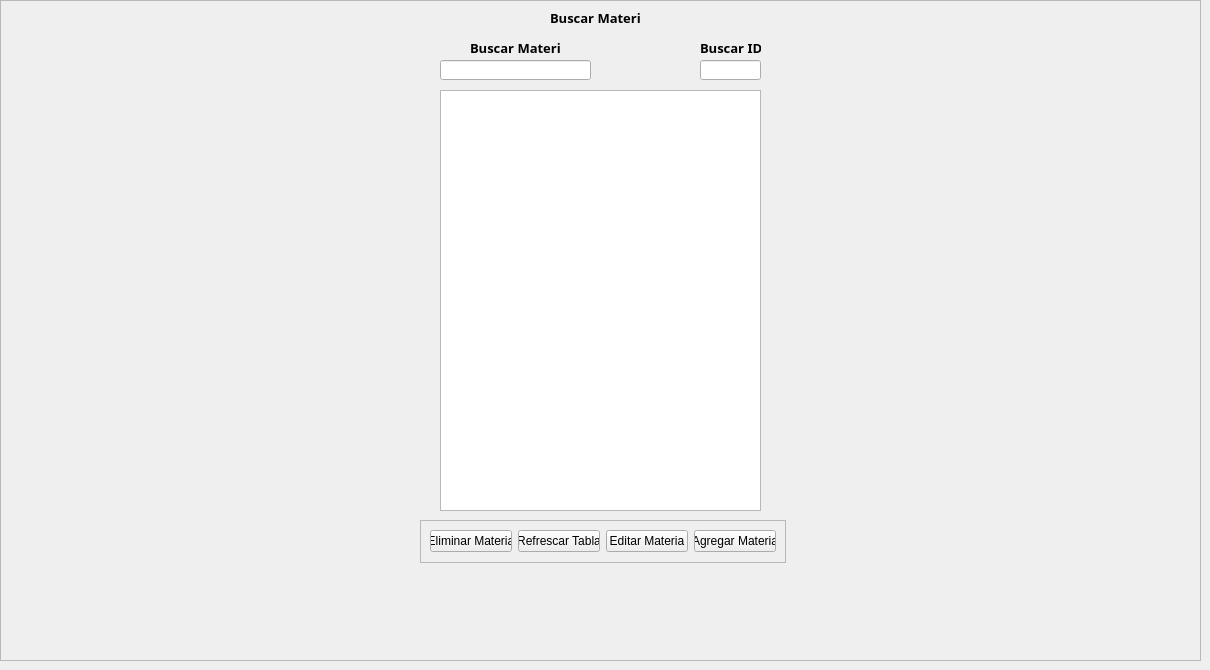
    <widget class="QWidget" name="Materias">
     <attribute name="title">
      <string>Materias</string>
     </attribute>
     <widget class="QFrame" name="frame_subject">
      <property name="geometry">
       <rect>
        <x>0</x>
        <y>0</y>
        <width>1201</width>
        <height>661</height>
       </rect>
      </property>
      <property name="frameShape">
       <enum>QFrame::StyledPanel</enum>
      </property>
      <property name="frameShadow">
       <enum>QFrame::Raised</enum>
      </property>
      <widget class="QTableWidget" name="tablew_subject_show">
       <property name="geometry">
        <rect>
         <x>440</x>
         <y>90</y>
         <width>321</width>
         <height>421</height>
        </rect>
       </property>
       <property name="layoutDirection">
        <enum>Qt::LeftToRight</enum>
       </property>
       <property name="autoFillBackground">
        <bool>false</bool>
       </property>
       <property name="showGrid">
        <bool>true</bool>
       </property>
       <property name="gridStyle">
        <enum>Qt::NoPen</enum>
       </property>
       <property name="sortingEnabled">
        <bool>false</bool>
       </property>
       <property name="wordWrap">
        <bool>true</bool>
       </property>
       <property name="cornerButtonEnabled">
        <bool>true</bool>
       </property>
       <attribute name="horizontalHeaderVisible">
        <bool>false</bool>
       </attribute>
       <attribute name="horizontalHeaderCascadingSectionResizes">
        <bool>false</bool>
       </attribute>
       <attribute name="horizontalHeaderHighlightSections">
        <bool>true</bool>
       </attribute>
       <attribute name="verticalHeaderVisible">
        <bool>false</bool>
       </attribute>
       <attribute name="verticalHeaderHighlightSections">
        <bool>true</bool>
       </attribute>
       <column>
        <property name="text">
         <string>ID Materia</string>
        </property>
       </column>
       <column>
        <property name="text">
         <string>Materia</string>
        </property>
        <property name="textAlignment">
         <set>AlignLeading|AlignVCenter</set>
        </property>
       </column>
      </widget>
      <widget class="QLabel" name="label_subject_search">
       <property name="geometry">
        <rect>
         <x>550</x>
         <y>10</y>
         <width>91</width>
         <height>16</height>
        </rect>
       </property>
       <property name="font">
        <font>
         <family>Microsoft JhengHei</family>
         <pointsize>10</pointsize>
         <weight>75</weight>
         <bold>true</bold>
        </font>
       </property>
       <property name="text">
        <string>Buscar Materia</string>
       </property>
      </widget>
      <widget class="QLineEdit" name="lineedit_search_subject_id">
       <property name="geometry">
        <rect>
         <x>700</x>
         <y>60</y>
         <width>61</width>
         <height>20</height>
        </rect>
       </property>
       <property name="text">
        <string/>
       </property>
       <property name="frame">
        <bool>true</bool>
       </property>
       <property name="echoMode">
        <enum>QLineEdit::Normal</enum>
       </property>
       <property name="clearButtonEnabled">
        <bool>false</bool>
       </property>
      </widget>
      <widget class="QFrame" name="frame_buttons_subjects">
       <property name="geometry">
        <rect>
         <x>420</x>
         <y>520</y>
         <width>366</width>
         <height>43</height>
        </rect>
       </property>
       <property name="frameShape">
        <enum>QFrame::StyledPanel</enum>
       </property>
       <property name="frameShadow">
        <enum>QFrame::Raised</enum>
       </property>
       <layout class="QHBoxLayout" name="horizontalLayout">
        <item>
         <widget class="QPushButton" name="button_delete_subject">
          <property name="text">
           <string>Eliminar Materia</string>
          </property>
         </widget>
        </item>
        <item>
         <widget class="QPushButton" name="button_refresh_subjects_list">
          <property name="text">
           <string>Refrescar Tabla</string>
          </property>
         </widget>
        </item>
        <item>
         <widget class="QPushButton" name="button_edit_subject">
          <property name="text">
           <string>Editar Materia</string>
          </property>
         </widget>
        </item>
        <item>
         <widget class="QPushButton" name="button_add_subject">
          <property name="text">
           <string>Agregar Materia</string>
          </property>
         </widget>
        </item>
       </layout>
      </widget>
      <widget class="QLineEdit" name="lineedit_search_subject_name">
       <property name="geometry">
        <rect>
         <x>440</x>
         <y>60</y>
         <width>151</width>
         <height>20</height>
        </rect>
       </property>
       <property name="text">
        <string/>
       </property>
       <property name="frame">
        <bool>true</bool>
       </property>
       <property name="echoMode">
        <enum>QLineEdit::Normal</enum>
       </property>
       <property name="clearButtonEnabled">
        <bool>false</bool>
       </property>
      </widget>
      <widget class="QLabel" name="label_subject_search_name">
       <property name="geometry">
        <rect>
         <x>470</x>
         <y>40</y>
         <width>91</width>
         <height>16</height>
        </rect>
       </property>
       <property name="font">
        <font>
         <family>Microsoft JhengHei</family>
         <pointsize>10</pointsize>
         <weight>75</weight>
         <bold>true</bold>
        </font>
       </property>
       <property name="text">
        <string>Buscar Materia</string>
       </property>
      </widget>
      <widget class="QLabel" name="label_subject_search_name_2">
       <property name="geometry">
        <rect>
         <x>700</x>
         <y>40</y>
         <width>61</width>
         <height>16</height>
        </rect>
       </property>
       <property name="font">
        <font>
         <family>Microsoft JhengHei</family>
         <pointsize>10</pointsize>
         <weight>75</weight>
         <bold>true</bold>
        </font>
       </property>
       <property name="text">
        <string>Buscar ID</string>
       </property>
      </widget>
     </widget>
    </widget>
